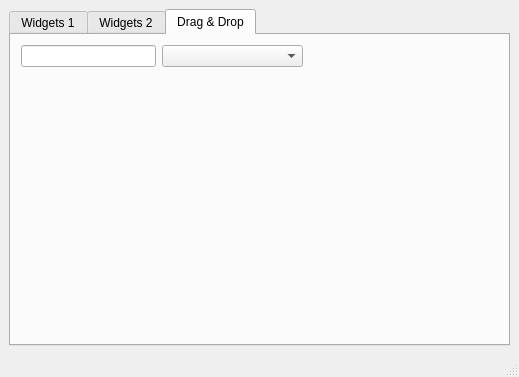
<?xml version="1.0" encoding="UTF-8"?>
<ui version="4.0">
 <class>MainWindow</class>
 <widget class="QMainWindow" name="MainWindow">
  <property name="geometry">
   <rect>
    <x>0</x>
    <y>0</y>
    <width>519</width>
    <height>377</height>
   </rect>
  </property>
  <property name="windowTitle">
   <string>MainWindow</string>
  </property>
  <widget class="QWidget" name="centralwidget">
   <layout class="QGridLayout" name="gridLayout">
    <item row="0" column="0">
     <widget class="QTabWidget" name="tabWidget_1">
      <property name="font">
       <font>
        <weight>50</weight>
        <bold>false</bold>
       </font>
      </property>
      <property name="acceptDrops">
       <bool>false</bool>
      </property>
      <property name="currentIndex">
       <number>2</number>
      </property>
      <widget class="QWidget" name="tab_widgets_1">
       <property name="toolTip">
        <string/>
       </property>
       <property name="statusTip">
        <string/>
       </property>
       <attribute name="title">
        <string>Widgets 1</string>
       </attribute>
       <layout class="QVBoxLayout" name="verticalLayout">
        <item>
         <layout class="QVBoxLayout" name="verticalLayout_tab_1">
          <item>
           <widget class="QTabWidget" name="tabWidget_2">
            <property name="accessibleName">
             <string/>
            </property>
            <property name="currentIndex">
             <number>0</number>
            </property>
            <widget class="QWidget" name="tab_tree">
             <property name="statusTip">
              <string/>
             </property>
             <attribute name="title">
              <string>Tree</string>
             </attribute>
             <layout class="QHBoxLayout" name="horizontalLayout">
              <item>
               <layout class="QVBoxLayout" name="verticalLayout_2">
                <item>
                 <widget class="QTreeWidget" name="treeWidget">
                  <column>
                   <property name="text">
                    <string>Header 1</string>
                   </property>
                  </column>
                  <column>
                   <property name="text">
                    <string>New Column</string>
                   </property>
                  </column>
                  <item>
                   <property name="text">
                    <string>Item1</string>
                   </property>
                   <item>
                    <property name="text">
                     <string>Subitem1</string>
                    </property>
                   </item>
                  </item>
                 </widget>
                </item>
               </layout>
              </item>
             </layout>
            </widget>
            <widget class="QWidget" name="tab_calendar">
             <property name="statusTip">
              <string/>
             </property>
             <attribute name="title">
              <string>Calendar</string>
             </attribute>
             <layout class="QVBoxLayout" name="verticalLayout_3">
              <item>
               <widget class="QDateEdit" name="dateEdit">
                <property name="alignment">
                 <set>Qt::AlignCenter</set>
                </property>
               </widget>
              </item>
              <item>
               <widget class="QCalendarWidget" name="calendarWidget"/>
              </item>
             </layout>
            </widget>
           </widget>
          </item>
         </layout>
        </item>
       </layout>
      </widget>
      <widget class="QWidget" name="tab_widgets_2">
       <property name="toolTip">
        <string/>
       </property>
       <property name="statusTip">
        <string/>
       </property>
       <attribute name="title">
        <string>Widgets 2</string>
       </attribute>
       <layout class="QGridLayout" name="gridLayout_2">
        <item row="2" column="1">
         <spacer name="verticalSpacer_2">
          <property name="orientation">
           <enum>Qt::Vertical</enum>
          </property>
          <property name="sizeType">
           <enum>QSizePolicy::Maximum</enum>
          </property>
          <property name="sizeHint" stdset="0">
           <size>
            <width>20</width>
            <height>140</height>
           </size>
          </property>
         </spacer>
        </item>
        <item row="3" column="0" colspan="2">
         <widget class="QProgressBar" name="progressBar">
          <property name="value">
           <number>24</number>
          </property>
         </widget>
        </item>
        <item row="0" column="0">
         <widget class="QGroupBox" name="groupBox">
          <property name="title">
           <string>Progress Bar</string>
          </property>
          <widget class="QWidget" name="layoutWidget">
           <property name="geometry">
            <rect>
             <x>20</x>
             <y>30</y>
             <width>114</width>
             <height>65</height>
            </rect>
           </property>
           <layout class="QVBoxLayout" name="verticalLayout_4">
            <item>
             <widget class="QRadioButton" name="radioButton_start">
              <property name="statusTip">
               <string>Start the Progress Bar</string>
              </property>
              <property name="text">
               <string>Start</string>
              </property>
              <property name="checked">
               <bool>true</bool>
              </property>
             </widget>
            </item>
            <item>
             <widget class="QRadioButton" name="radioButton_stop">
              <property name="statusTip">
               <string>Stop the Progress Bar</string>
              </property>
              <property name="text">
               <string>Stop</string>
              </property>
             </widget>
            </item>
            <item>
             <widget class="QRadioButton" name="radioButton_reset">
              <property name="statusTip">
               <string>Reset the Progress Bar</string>
              </property>
              <property name="text">
               <string>Reset</string>
              </property>
             </widget>
            </item>
           </layout>
          </widget>
         </widget>
        </item>
        <item row="0" column="1">
         <widget class="QGroupBox" name="groupBox_2">
          <property name="title">
           <string>Move the Dial</string>
          </property>
          <widget class="QWidget" name="verticalLayoutWidget">
           <property name="geometry">
            <rect>
             <x>10</x>
             <y>30</y>
             <width>61</width>
             <height>71</height>
            </rect>
           </property>
           <layout class="QVBoxLayout" name="verticalLayout_5">
            <item>
             <widget class="QDial" name="dial"/>
            </item>
           </layout>
          </widget>
          <widget class="QWidget" name="verticalLayoutWidget_2">
           <property name="geometry">
            <rect>
             <x>90</x>
             <y>20</y>
             <width>91</width>
             <height>80</height>
            </rect>
           </property>
           <layout class="QVBoxLayout" name="verticalLayout_6">
            <item>
             <widget class="QLCDNumber" name="lcdNumber">
              <property name="palette">
               <palette>
                <active>
                 <colorrole role="WindowText">
                  <brush brushstyle="SolidPattern">
                   <color alpha="255">
                    <red>0</red>
                    <green>0</green>
                    <blue>255</blue>
                   </color>
                  </brush>
                 </colorrole>
                </active>
                <inactive>
                 <colorrole role="WindowText">
                  <brush brushstyle="SolidPattern">
                   <color alpha="255">
                    <red>0</red>
                    <green>0</green>
                    <blue>255</blue>
                   </color>
                  </brush>
                 </colorrole>
                </inactive>
                <disabled>
                 <colorrole role="WindowText">
                  <brush brushstyle="SolidPattern">
                   <color alpha="255">
                    <red>120</red>
                    <green>120</green>
                    <blue>120</blue>
                   </color>
                  </brush>
                 </colorrole>
                </disabled>
               </palette>
              </property>
              <property name="digitCount">
               <number>2</number>
              </property>
              <property name="mode">
               <enum>QLCDNumber::Dec</enum>
              </property>
              <property name="segmentStyle">
               <enum>QLCDNumber::Flat</enum>
              </property>
             </widget>
            </item>
           </layout>
          </widget>
         </widget>
        </item>
        <item row="2" column="0">
         <layout class="QVBoxLayout" name="verticalLayout_7">
          <item>
           <widget class="QFontComboBox" name="fontComboBox"/>
          </item>
          <item>
           <widget class="QLabel" name="label">
            <property name="font">
             <font>
              <pointsize>14</pointsize>
             </font>
            </property>
            <property name="text">
             <string/>
            </property>
            <property name="alignment">
             <set>Qt::AlignCenter</set>
            </property>
           </widget>
          </item>
         </layout>
        </item>
       </layout>
      </widget>
      <widget class="QWidget" name="tab_drag_drop">
       <property name="acceptDrops">
        <bool>false</bool>
       </property>
       <attribute name="title">
        <string>Drag &amp;&amp; Drop</string>
       </attribute>
       <widget class="QWidget" name="">
        <property name="geometry">
         <rect>
          <x>10</x>
          <y>10</y>
          <width>282</width>
          <height>22</height>
         </rect>
        </property>
        <layout class="QHBoxLayout" name="horizontalLayout_2">
         <item>
          <widget class="QLineEdit" name="lineEdit"/>
         </item>
         <item>
          <widget class="QComboBox" name="comboBox">
           <property name="minimumSize">
            <size>
             <width>141</width>
             <height>0</height>
            </size>
           </property>
          </widget>
         </item>
        </layout>
       </widget>
      </widget>
     </widget>
    </item>
   </layout>
  </widget>
  <widget class="QStatusBar" name="statusbar">
   <property name="statusTip">
    <string>Status bar</string>
   </property>
  </widget>
 </widget>
 <tabstops>
  <tabstop>tabWidget_2</tabstop>
  <tabstop>treeWidget</tabstop>
  <tabstop>dateEdit</tabstop>
  <tabstop>calendarWidget</tabstop>
  <tabstop>radioButton_start</tabstop>
  <tabstop>radioButton_stop</tabstop>
  <tabstop>radioButton_reset</tabstop>
  <tabstop>dial</tabstop>
  <tabstop>fontComboBox</tabstop>
 </tabstops>
 <resources/>
 <connections>
  <connection>
   <sender>dial</sender>
   <signal>valueChanged(int)</signal>
   <receiver>lcdNumber</receiver>
   <slot>display(int)</slot>
   <hints>
    <hint type="sourcelabel">
     <x>303</x>
     <y>115</y>
    </hint>
    <hint type="destinationlabel">
     <x>385</x>
     <y>127</y>
    </hint>
   </hints>
  </connection>
  <connection>
   <sender>fontComboBox</sender>
   <signal>activated(QString)</signal>
   <receiver>label</receiver>
   <slot>setText(QString)</slot>
   <hints>
    <hint type="sourcelabel">
     <x>138</x>
     <y>177</y>
    </hint>
    <hint type="destinationlabel">
     <x>151</x>
     <y>253</y>
    </hint>
   </hints>
  </connection>
 </connections>
</ui>
